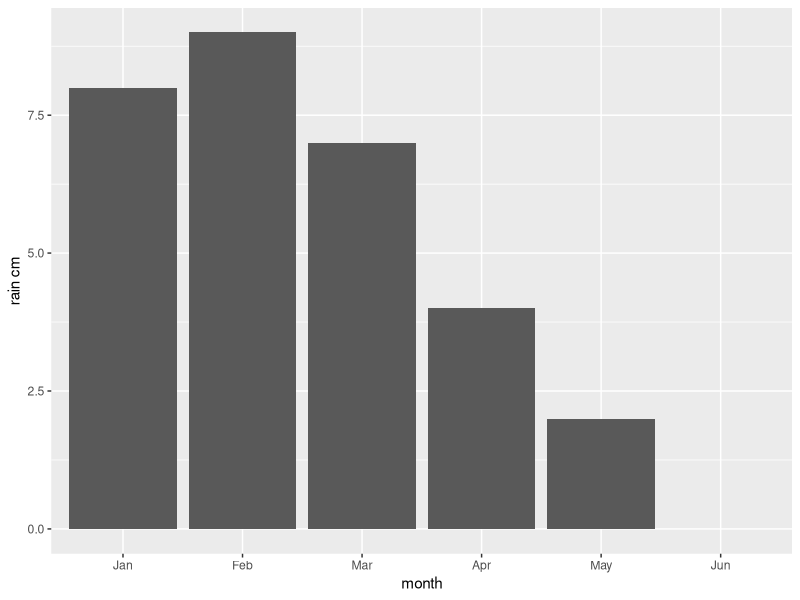
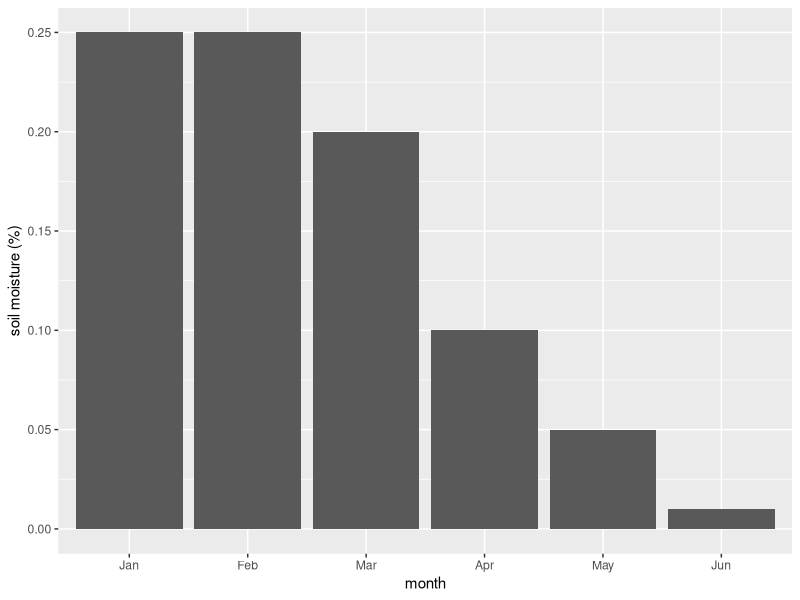
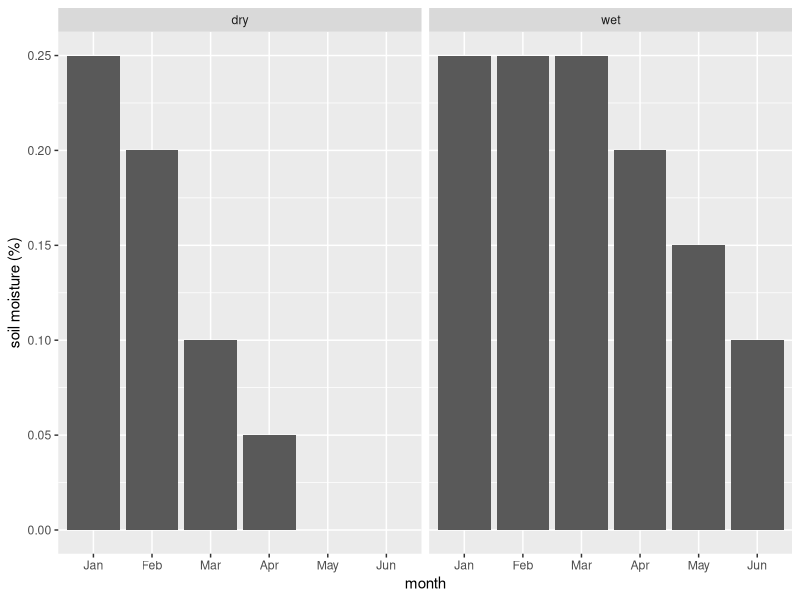

Generate these figures, in order, with R:
rm(list = ls())
library(tidyverse)

mydat <- data.frame( time = 1:6, month = factor(month.abb[1:6], levels = month.abb[1:6], ordered = T)) %>% mutate( rain = c(8, 9, 7, 4, 2, 0), soil_moisture =c(0.25, 0.25, 0.2, 0.1, 0.05, 0.01))

ggplot( data= mydat, aes( x = month, y = rain ) ) + geom_bar(stat = 'identity')  + ylab('rain cm') + xlab( 'month')
ggplot( data= mydat, aes( x = month, y = soil_moisture ) ) + geom_bar(stat = 'identity')  + ylab('soil moisture (%)') + xlab( 'month')

mydat <- mydat %>% mutate(bad = c(0.25, 0.2, 0.1, 0.05, 0.00, 0.00), good = c(0.25, 0.25, 0.25, 0.2, 0.15, 0.1))

mydat <- mydat %>%
  gather( site, soil_moisture, soil_moisture:good) %>%
  mutate(site = factor(site,
                       levels = c('bad', 'soil_moisture', 'good'),
                       labels = c('dry', 'ok', 'wet'), ordered = T))

ggplot( data = mydat %>% filter( site %in% c('wet', 'dry')), aes( x = month, y = soil_moisture)) +
  geom_bar(stat = 'identity') +
  ylab( 'soil moisture (%)') +
  facet_wrap(~ site)

